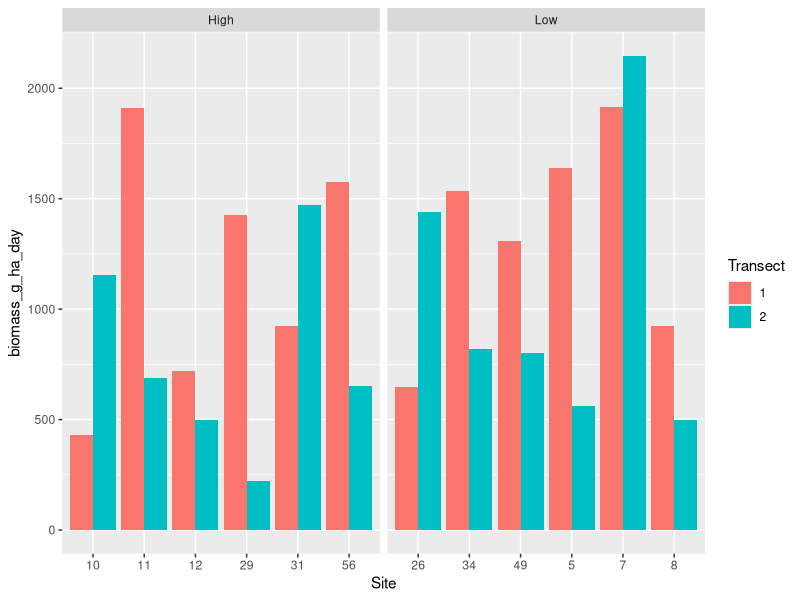

This figure's R source:



library(tidyverse)
library(ggplot2)
library(readxl)
library(purrr)

Nutrients.Sites.All<-read_excel('Processed_data/Nutrients_Transect_level.xlsx')


myc_data <- read_excel("Raw_data/Bag_data.xlsx", sheet=1)

myc_data$Tube_myc<-as.numeric(myc_data$Tube_myc)
myc_data$myc<-as.numeric(myc_data$myc)
myc_data$beads<-as.factor(myc_data$beads)
myc_data$Tube_ID<-as.factor(myc_data$Tube_ID)


bag_data <- read_excel("Raw_data/Bag_data.xlsx", sheet=2)


bag_data$Location<-as.factor(bag_data$Location)
bag_data$Tube_ID<-as.factor(bag_data$Tube_ID)
bag_data$Site<-as.factor(bag_data$Site)
bag_data$Transect<-as.factor(bag_data$Transect)
bag_data$Nutrient_sub<-as.numeric(bag_data$Nutrient_sub)
bag_data$Bead_weight<-as.numeric(bag_data$Bead_weight)

#this code removes Reps A and B and consolidates the the two bags collected at each location into one unit
bag_data<-bag_data%>%
  group_by(Tube_ID)%>%
  mutate( harvest_date = first(harvest_date),
         Nutrient_sub = mean(Nutrient_sub, na.rm = TRUE),
         Bead_weight = sum(Bead_weight, na.rm = TRUE),
         notes = paste(notes, collapse = " | "),
         roots_in_sample = paste(roots_in_sample, collapse = " | "),
         Damage = paste(Damage, collapse = " | "),
         Missing = paste(Missing, collapse = " | "),
         Before_root.hyphae = first(Before_root.hyphae),
         dirt_in_sample = if_else(any(dirt_in_sample == 'y', na.rm = TRUE), 'y', NA_character_),
         mass_loss = first(mass_loss))%>%
  select(-Rep)%>%
  distinct()
#%>%
 # filter(!Tube_ID==84)




bag_myc<-left_join(bag_data,myc_data, by='Tube_ID')%>%
  group_by(Site, Transect, Location) %>%
  mutate( #weight of harvested bag
    harvest_w = coalesce(Nutrient_sub, 0) + coalesce(Bead_weight, 0))%>%
  ungroup()

#This is the second round of drying where I sub sampled for DNA and CNP measurements
Myc_2nd_round_weight <- read_excel("Raw_data/DW_subsample_DNA_CNP.xlsx", 
                                   sheet = "Sheet2")[,-2] #remove Col called total
Myc_2nd_round_weight$Tube_ID<-as.factor(Myc_2nd_round_weight$Tube_ID)

bag_myc<-left_join(bag_myc, Myc_2nd_round_weight%>%
  mutate(Second_Weight=rowSums(select(., DNA, Chem), na.rm = TRUE))%>%
  select(Tube_ID,Second_Weight), by = 'Tube_ID')


#this is calculated from average bag weight of undeployed bags in bag_weight_vol.R
initial_bag_w<-15.1257*2
#this has to be the same as Site 29 T1 and added for S29 T2
undamaged_bag_weight_Site_29<- 27.6
#Jeff's math
bag_avg<-bag_myc%>%
  group_by(Site,Transect,Location) %>%
  #remove missing or damaged bags
  filter(!str_detect(Damage, 'moderate|extreme|major')|str_detect(Missing,'y'))%>%
  #remove samples with only one bag,locations over 20g because it seems like the weight where the bags arent damaged
  filter(harvest_w>20) %>%
  mutate(undamaged_harvest_w = sum(harvest_w, na.rm = TRUE))%>%
  group_by(Site,Transect)%>%
  mutate(mean_undam_harvest_w = mean(undamaged_harvest_w))%>%
  select(Site,Transect, mean_undam_harvest_w)%>%
  #join undamaged site avgs
  distinct()%>% ungroup()%>%
  #add in undamged bag weight for Site 29 T2 because not enough reps to calculate with above
  add_row(Site = "29", Transect = "2", mean_undam_harvest_w = undamaged_bag_weight_Site_29)%>%
right_join(bag_myc,by = join_by(Site,Transect))%>%
  #now I repeat what I did above, but for damaged sites as well
  group_by(Site,Transect,Location) %>%
  mutate(harvest_w = sum(harvest_w, na.rm = TRUE))%>%
  #correcting the amount of resins found only for dmaged bags
  mutate(initialmass_est = ifelse(harvest_w<20, # I chose 20 because it seems like the weight where the bags arent damaged
                                 (2*(initial_bag_w * harvest_w) / mean_undam_harvest_w),
                                 harvest_w),
        # initialmass_est_all = (mean_undam_harvest_w/harvest_w)*intial_bag_w,
#I am only using the second weight as I believe this to be more accurate without extra sand/beads
         Second_Weight_per_bead= (Second_Weight / harvest_w),
         Second_Weight_est_yield= Second_Weight_per_bead*initialmass_est,
         Second_Weight_est_yield_all_corrected= Second_Weight_per_bead*mean_undam_harvest_w)

#calculations above are as follows:
#calc hypothetical initial mass of beads if bags were damaged
#divide recovered biomass by actual mass of beads that beads were recovered from = mg biomass/g resin
#then multiply above by estimated amount of resins if bags were undamaged


#CV of bag weights
Site.variation<-bag_avg%>%
  group_by(Site) %>%
  summarise(mean_wt = mean(mean_undam_harvest_w), sd_wt = sd(mean_undam_harvest_w)) %>%
  mutate(cov_wt = sd_wt/mean_wt)%>%
  ungroup()%>%
  mutate(mean_CV=mean(cov_wt))






PROC_VEG_Transect <- read_excel("Raw_data/Site_Data/ABS.MER.fielddata.Feb.2023_R.PROCESSED.VEG.COVER_ALL.xlsx", 
                                sheet = "Transect.Level_Data")
PROC_VEG_Transect<-PROC_VEG_Transect%>%
  mutate(Site=gsub('ABS00|ABS0', "", Site),
         Transect=gsub('T',"",Transect))

 
Site_Info <- read_excel("Raw_data/Site_Data/Site.Info.xlsx")%>%
  select('1st_Soil_Sample',Bag_Install,Site,Pair)%>%
  mutate(Site=gsub('ABS00|ABS0', "", Site))%>%
           unique()%>%
   group_by(Pair) %>%
  mutate(Site_Pair = paste(sort(unique(Site)), collapse = "-")) %>%
  ungroup()
  

site_data<-list(bag_avg, Nutrients.Sites.All,PROC_VEG_Transect,Site_Info)
#calculate variation within sites in terms of biomass 
Bag_Site<-reduce(site_data,left_join)

rm(bag_data,myc_data,bag_myc,Site_Info,site_data,bag_avg)

#add instillation date
Bag_Site$harvest_date<-as_date(Bag_Site$harvest_date)
Bag_Site$Bag_Install<-as_date(Bag_Site$Bag_Install)


Bag_Site <- Bag_Site %>%
  mutate(Days_Installed = as.integer(harvest_date - Bag_Install))%>%
  arrange(Site,Days_Installed)


mean(Bag_Site$Days_Installed)
sd(Bag_Site$Days_Installed)


Bag_Site$log10_Second_Weight_bag_yield_est <- log10(Bag_Site$Second_Weight_est_yield)
Bag_Site$log10_Second_Weight_est_yield_all_corrected <- log10(Bag_Site$Second_Weight_est_yield_all_corrected)

#g/hectare:
#10,000 m^2 ×0.1 m= 1,000 m^3 
#1,000m^3 x (x mg /15cm^3) x (1g/1000mg) x 1000kg/ton x 1000g/kg= g/ha
(1e+06/15)

#Calculations
Bag_Site<-Bag_Site%>%
  mutate(Biomass_day=as.numeric(Second_Weight_est_yield/Days_Installed),
         log10_biomass_day= log10(Biomass_day),
         Biomass_day_all_cor=as.numeric(Second_Weight_est_yield_all_corrected/Days_Installed),
         biomass_g_ha_day= Biomass_day_all_cor*(1e+06/15),#convert to g/ha/day 
         log10_biomass_day_all_cor= log10(Biomass_day_all_cor))

Bag_Site%>%
  summarise(all_mean= mean(biomass_g_ha_day, na.rm=TRUE))
         


Bag_Site%>%
  ggplot(aes(x=Site,y=biomass_g_ha_day))+
           geom_col(aes(fill=Transect),position = "dodge")+
  facet_grid(~Fire.Severity,scales = "free_x")



Bag_Site %>%
  arrange(Second_Weight_est_yield) %>%
  head()%>%
  select(Second_Weight_est_yield)

#hist(log10(.05+Bag_Site$NO3))
Bag_Site$Fire.Interval<-factor(Bag_Site$Fire.Interval, levels = c('Short','Long'))
Bag_Site$Fire.Severity<-factor(Bag_Site$Fire.Severity, levels = c('Low','High'))





library(writexl)
write_xlsx(Bag_Site, path='Processed_data/All_Bag_Site_Info.xlsx')
